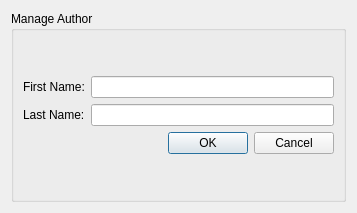
<?xml version="1.0" encoding="UTF-8"?>
<ui version="4.0">
 <class>ManageAuthor</class>
 <widget class="QDialog" name="ManageAuthor">
  <property name="geometry">
   <rect>
    <x>0</x>
    <y>0</y>
    <width>357</width>
    <height>213</height>
   </rect>
  </property>
  <property name="minimumSize">
   <size>
    <width>357</width>
    <height>0</height>
   </size>
  </property>
  <property name="windowTitle">
   <string>Dialog</string>
  </property>
  <layout class="QGridLayout" name="gridLayout_2">
   <item row="0" column="0">
    <widget class="QGroupBox" name="groupBox">
     <property name="title">
      <string>Manage Author</string>
     </property>
     <layout class="QGridLayout" name="gridLayout">
      <item row="0" column="0">
       <layout class="QVBoxLayout" name="verticalLayout">
        <item>
         <layout class="QHBoxLayout" name="horizontalLayout_5">
          <item>
           <widget class="QLabel" name="label_first">
            <property name="text">
             <string>First Name:</string>
            </property>
           </widget>
          </item>
          <item>
           <widget class="QLineEdit" name="line_first"/>
          </item>
         </layout>
        </item>
        <item>
         <layout class="QHBoxLayout" name="horizontalLayout_7">
          <item>
           <widget class="QLabel" name="label_last">
            <property name="text">
             <string>Last Name:</string>
            </property>
           </widget>
          </item>
          <item>
           <widget class="QLineEdit" name="line_last"/>
          </item>
         </layout>
        </item>
        <item>
         <widget class="QDialogButtonBox" name="buttonBox">
          <property name="standardButtons">
           <set>QDialogButtonBox::Cancel|QDialogButtonBox::Ok</set>
          </property>
         </widget>
        </item>
       </layout>
      </item>
     </layout>
    </widget>
   </item>
  </layout>
 </widget>
 <resources/>
 <connections/>
</ui>
